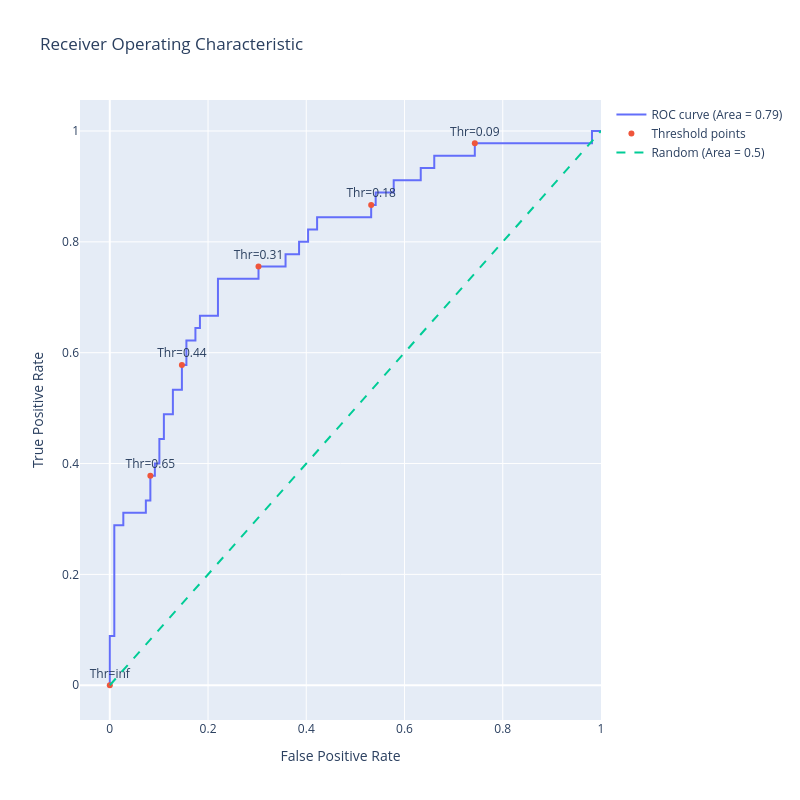

This figure's notebook cell:
### Markdown cell above
## ROC Curve with AUC

### Code cell
import plotly.graph_objects as go

# ROC curve
trace_roc = go.Scatter(x=fpr, y=tpr, mode='lines',
                        name=f'Logistic Regression (AUC = {roc_auc:.3f})',
                        line=dict(color='royalblue', width=2))

# Optimal threshold point
trace_opt = go.Scatter(x=[fpr[optimal_idx]], y=[tpr[optimal_idx]],
                        mode='markers+text',
                        name=f'Optimal θ = {optimal_threshold:.2f}',
                        marker=dict(color='red', size=10, symbol='star'),
                        text=[f'θ={optimal_threshold:.2f}'],
                        textposition='top right')

# Random baseline
trace_base = go.Scatter(x=[0, 1], y=[0, 1], mode='lines',
                         name='Random (AUC = 0.5)',
                         line=dict(dash='dash', color='gray'))

fig = go.Figure(
    data=[trace_roc, trace_opt, trace_base],
    layout=go.Layout(
        title='ROC Curve — Logistic Regression',
        xaxis=dict(title='False Positive Rate'),
        yaxis=dict(title='True Positive Rate'),
        width=700, height=600,
        legend=dict(x=0.6, y=0.1)
    )
)
fig.show()

### Figure 1 — Plotly figure (JSON) as saved in the notebook; plotly's stock layout.template omitted (floating-point values rounded to 4 significant figures)
{"data": [{"mode": "lines", "name": "ROC curve (Area = 0.79)", "type": "scatter", "x": [0.0, 0.0, 0.0, 0.009174, 0.009174, 0.02752, 0.02752, 0.07339, 0.07339, 0.08257, 0.08257, 0.09174, 0.09174, 0.1009, 0.1009, 0.1101, 0.1101, 0.1284, 0.1284, 0.1468, 0.1468, 0.156, 0.156, 0.1743, 0.1743, 0.1835, 0.1835, 0.2202, 0.2202, 0.3028, 0.3028, 0.3578, 0.3578, 0.3853, 0.3853, 0.4037, 0.4037, 0.422, 0.422, 0.5321, 0.5321, 0.5413, 0.5413, 0.578, 0.578, 0.633, 0.633, 0.6606, 0.6606, 0.7431, 0.7431, 0.9817, 0.9817, 1.0], "y": [0.0, 0.02222, 0.08889, 0.08889, 0.2889, 0.2889, 0.3111, 0.3111, 0.3333, 0.3333, 0.3778, 0.3778, 0.4, 0.4, 0.4444, 0.4444, 0.4889, 0.4889, 0.5333, 0.5333, 0.5778, 0.5778, 0.6222, 0.6222, 0.6444, 0.6444, 0.6667, 0.6667, 0.7333, 0.7333, 0.7556, 0.7556, 0.7778, 0.7778, 0.8, 0.8, 0.8222, 0.8222, 0.8444, 0.8444, 0.8667, 0.8667, 0.8889, 0.8889, 0.9111, 0.9111, 0.9333, 0.9333, 0.9556, 0.9556, 0.9778, 0.9778, 1.0, 1.0]}, {"mode": "markers+text", "name": "Threshold points", "text": ["Thr=inf", "Thr=0.65", "Thr=0.44", "Thr=0.31", "Thr=0.18", "Thr=0.09"], "textposition": "top center", "type": "scatter", "x": [0.0, 0.08257, 0.1468, 0.3028, 0.5321, 0.7431], "y": [0.0, 0.3778, 0.5778, 0.7556, 0.8667, 0.9778]}, {"line": {"dash": "dash"}, "mode": "lines", "name": "Random (Area = 0.5)", "type": "scatter", "x": [0, 1], "y": [0, 1]}], "layout": {"autosize": false, "height": 800, "showlegend": true, "title": {"text": "Receiver Operating Characteristic"}, "width": 800, "xaxis": {"title": {"text": "False Positive Rate"}}, "yaxis": {"title": {"text": "True Positive Rate"}}}}
